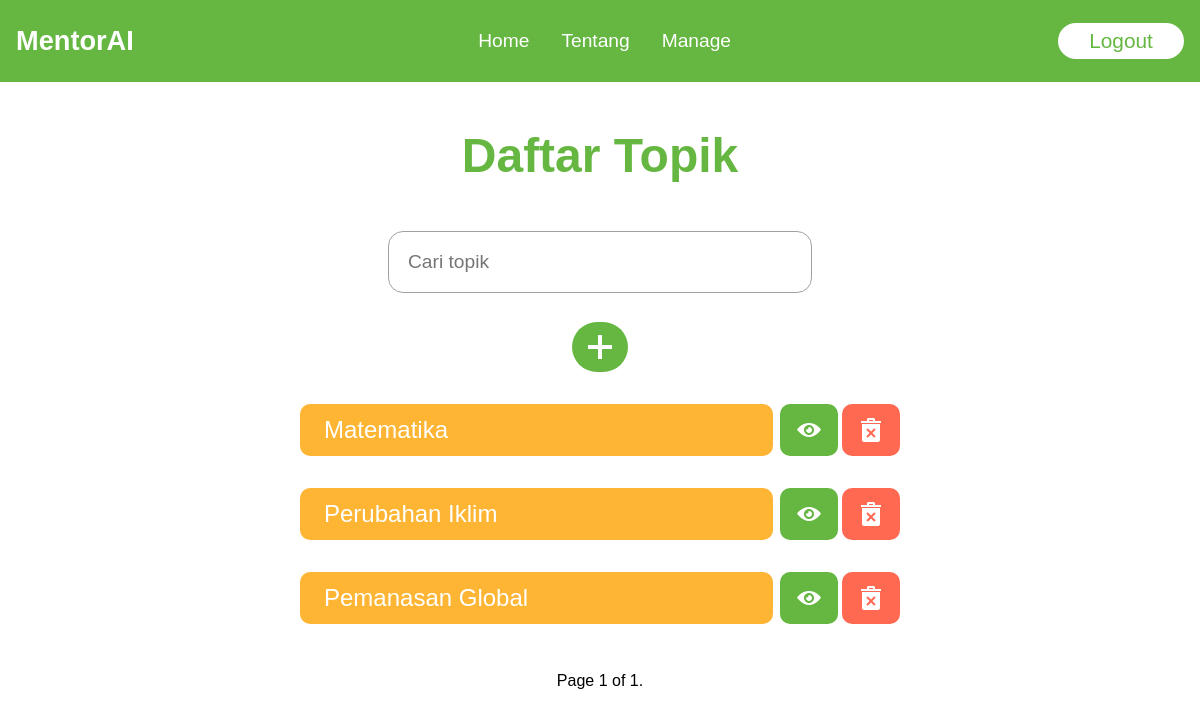
The app's page /topicList/ (signed in), older data.
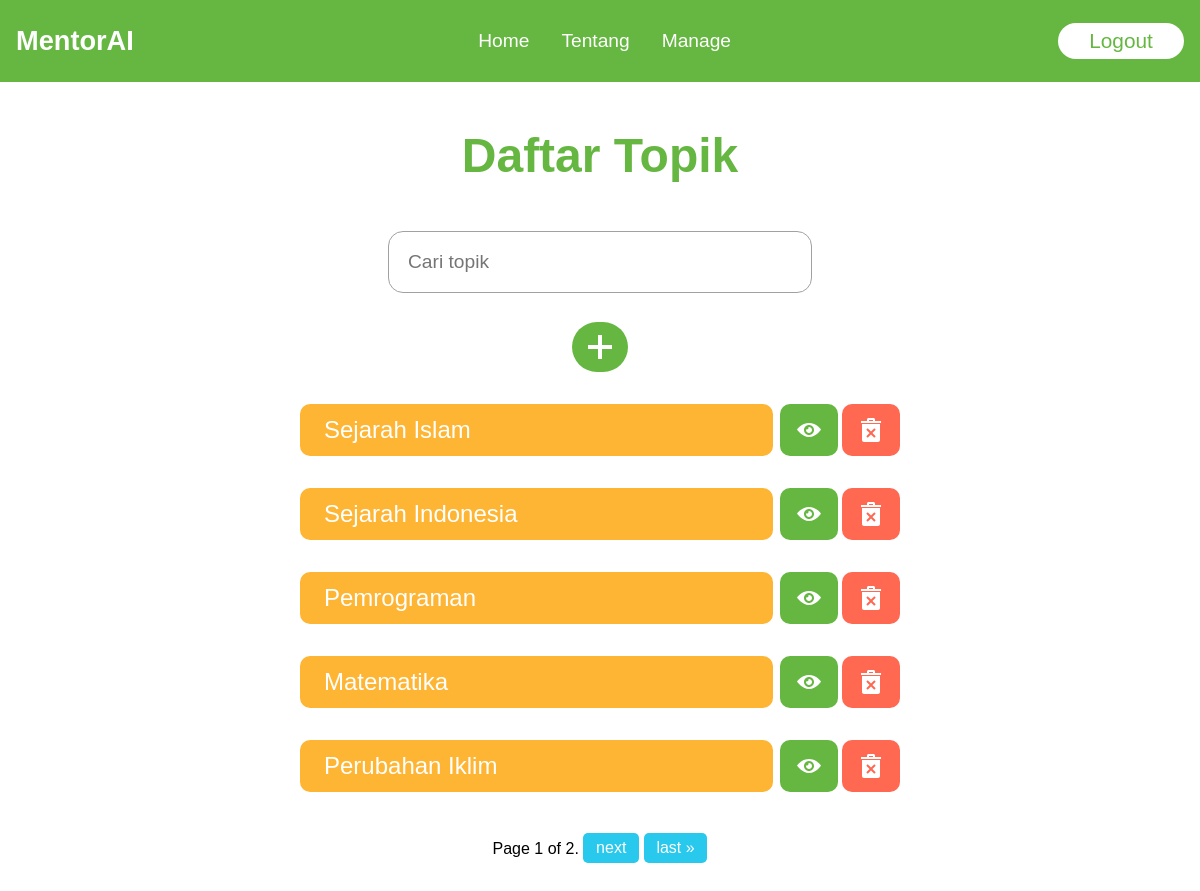
The same page, newer data.
### appBelajar/models.py (models this page shows)
class Topics(models.Model):
    name = models.CharField(max_length=50, blank=True, null=True)
    participants = models.ManyToManyField(User, related_name='participants', blank=True)
    def __str__(self):
        return self.name

### appBelajar/views.py (the view)
# urls.py: path("topicList/", views.topicList, name='topicList'),
@user_passes_test(lambda u: u.is_superuser)
def topicList(request):
    q = request.GET.get('q') if request.GET.get('q') != None else ''
    topics = Topics.objects.filter(Q(name__icontains=q)).order_by('-id')
    paginator = Paginator(topics, 5)
    page_number = request.GET.get("page")
    page_obj = paginator.get_page(page_number)
    context = {'page_obj':page_obj}
    return render(request, 'appBelajar/topicList.html', context)

### appBelajar/templates/appBelajar/topicList.html (shortened to what this page needs)
{% extends 'main.html' %}
{% block content %}
<div class="topicList-container">
    <h1>Daftar Topik</h1>
    <form class="search-topic" action="" method="get">
        <input name="q" placeholder="Cari topik">
    </form>
    <a href="{% url 'createTopic' %}" class="add-topic"><svg xmlns="http://www.w3.org/2000/svg" width="24" height="24"
            viewBox="0 0 24 24">
            <path d="M24 10h-10v-10h-4v10h-10v4h10v10h4v-10h10z" />
        </svg> <span>Tambah Topik</span></a>
    <ul>
        {% for topic in page_obj %}
        <li>
            <a href="{% url 'questionList' topic.id %}" class="topic-item"><span>{{topic|title}}</span></a> <a href="{% url 'studentsAnswer' topic.id %}"
                class="students-answer"></a>
            <a href="{% url 'deleteTopic' topic.id %}" class="delete-topic"></a>
        </li>
        {% endfor %}
    </ul>
    <div class="pagination">
        <span class="step-links">
            <span class="current">
                Page {{ page_obj.number }} of {{ page_obj.paginator.num_pages }}.
            </span>
            {% if page_obj.has_next %}
                <a href="?page={{ page_obj.next_page_number }}">next</a>
                <a href="?page={{ page_obj.paginator.num_pages }}">last &raquo;</a>
            {% endif %}
        </span>
    </div>
</div>
{% endblock %}

Row changes from the older to the newer data that the page shows:
no longer on this page (row unchanged): Topics: name "Pemanasan Global"
added Topics: name "Sejarah Islam"
added Topics: name "Sejarah Indonesia"
added Topics: name "Pemrograman"
Text that changed along with them:
{{ page_obj.paginator.num_pages }}: "1" → "2"
text now shown: "next last »"
